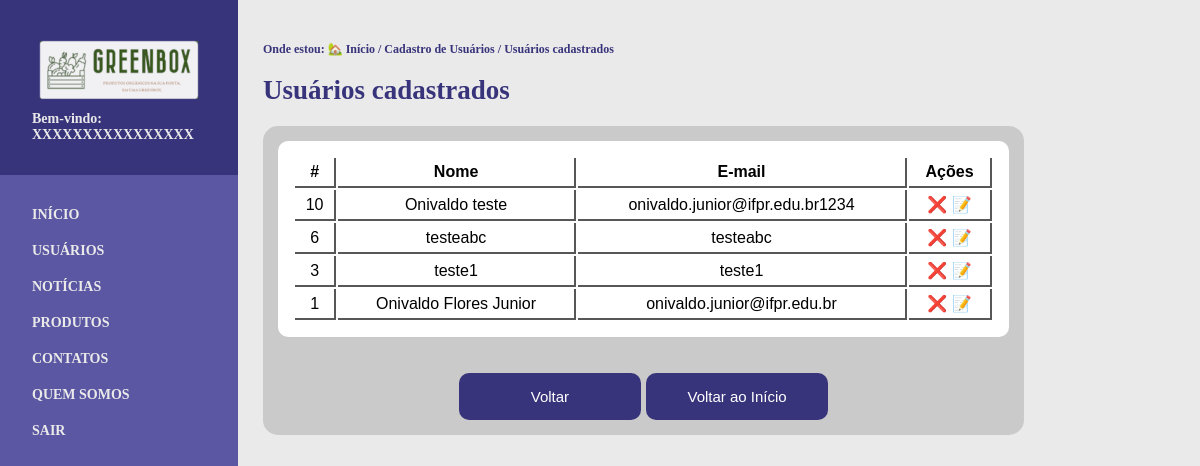
Screenshot of /adm/listaUsuarios.php (signed in) with the database file from the repository.
### tables this page shows
CREATE TABLE IF NOT EXISTS `usuarios` (
  `id` int NOT NULL AUTO_INCREMENT,
  `nome` varchar(256) NOT NULL,
  `email` varchar(256) NOT NULL,
  `senha` varchar(256) NOT NULL,
  PRIMARY KEY (`id`)
);

### adm/listaUsuarios.php (the view, shortened to what this page needs)
<?php
    require_once("conexao.php");
    $sql = "SELECT * FROM usuarios ORDER BY id DESC";
    $result = mysqli_query($conn, $sql);
?>
<!DOCTYPE html>
<html lang="pt-br">
<head>
    <link rel="stylesheet" href="estilo/estilo.css">
</head>
<body>
    <div id="geral">
        <div id="geral-esq">
            <div id="logo">
                <img src="img/logo.png" alt="">
                <br>
                <label>
                    Bem-vindo: <br>
                    XXXXXXXXXXXXXXXX
                </label>
            </div>
            <div id="menu">
                <?php
                    require_once("menu.php");
                ?>
            </div>
        </div>
        <div id="geral-dir">
            <div class="mapa-site">
                <p>Onde estou:
                    <a href="sistema.php">&#127969; Início</a>
                    / <a href="cadUsuarios.php">Cadastro de Usuários</a>
                    / <a href="listaUsuarios.php">Usuários cadastrados</a>
                </p>
                <br>
                <h1>Usuários cadastrados</h1>
            </div>
            <section class="formulario">
                <table class="tabela_usuarios">
                    <thead>
                        <tr>
                            <th>#</th>
                            <th>Nome</th>
                            <th>E-mail</th>
                            <th>Ações</th>
                        </tr>
                    </thead>
                    <tbody>
                    <?php
                        while($usuario = mysqli_fetch_assoc($result)){
                            echo "<tr>";
                                echo "<td>". $usuario['id'] ."</td>";
                                echo "<td>". $usuario['nome'] ."</td>";
                                echo "<td>". $usuario['email'] ."</td>";
echo "<td><a href='javascript:excluir(". $usuario['id'].")'>&#10060;</a> <a href='javascript:editar(". $usuario['id'].")'>&#128221;</a></td>";
                            echo "</tr>";
                        }
                    ?>
                    </tbody>
                </table>
                <br><br>
                <input type="button" name="Buscar" onclick="redirect_voltar()" class="btnEnviar" value="Voltar">
                <input type="button" name="Buscar" onclick="redirect_inicio()" class="btnEnviar" value="Voltar ao Início">
            </section>
        </div>
    </div>
</body>
</html>

### adm/estilo/estilo.css (style rules this page uses)
* { padding:0; margin:0; vertical-align:baseline; list-style:none; border:0 }
body { font-family: Arial, Helvetica, sans-serif; background: #EAEAEA; }
.formulario { color: white; padding: 15px; border-radius: 15px; background-color: #cacaca; text-align: center; }
.btnEnviar { background-color: #38347B; border: none; padding: 15px; border-radius: 10px; font-size: 15px; color: white; width: 25%; transition: .5s; }
.tabela_usuarios { border-radius: 10px; padding: 15px; width: 100%; background-color: #FFF; color: black; }
.tabela_usuarios th { border-bottom: 2px #575757 solid; border-right: 2px #575757 solid; padding: 5px; }
.tabela_usuarios td { border-bottom: 2px #575757 solid; border-right: 2px #575757 solid; padding: 5px; }
.tabela_usuarios td a { text-decoration: none; }
#geral { width: 1024px; height: 100%; display: flex; height: 100vh; }
#geral-esq { width: 238px; background: #5B57A2; color: #EAEAEA; font-family: Trebuchet MS; font-size: 14px; font-weight: bold; }
#logo { padding: 32px; background: #38347B; }
#menu { padding: 32px; }
#geral-dir { flex-grow: 1; padding: 42px 0px 0px 25px; }
#geral-dir section { margin-top: 20px; }
.mapa-site p { font-family: Trebuchet MS; font-size: 12px; font-style: normal; font-weight: 700; line-height: normal; color: #38347B; }
.mapa-site p a { font-family: Trebuchet MS; font-size: 12px; font-style: normal; font-weight: 700; line-height: normal; text-decoration: none; color: #38347B; }
.mapa-site h1 { font-family: Trebuchet MS; font-size: 27px; font-style: normal; font-weight: 700; line-height: normal; color: #38347B; }
.tabela_usuarios tr td { align-items: center; }

### rows the page displays
usuarios: id "10", nome "Onivaldo teste", email "onivaldo.junior@ifpr.edu.br1234"
usuarios: id "6", nome "testeabc", email "testeabc"
usuarios: id "3", nome "teste1", email "teste1"
usuarios: id "1", nome "Onivaldo Flores Junior", email "onivaldo.junior@ifpr.edu.br"
